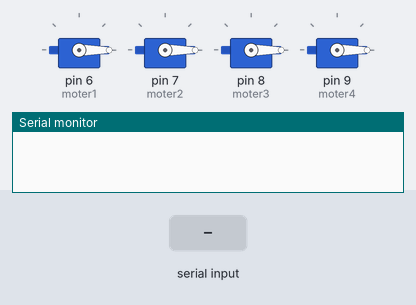
Bench run of a sketch on a simulated Arduino Uno, built with avr-gcc and run on an emulated ATmega328P. On the bench: 4 × servo, the last lines printed to the serial monitor. The test bench sets the inputs (shaded band).

Above: at 13.2 s.
13.3 s: "u" received over the second serial link
At 13.8 s:
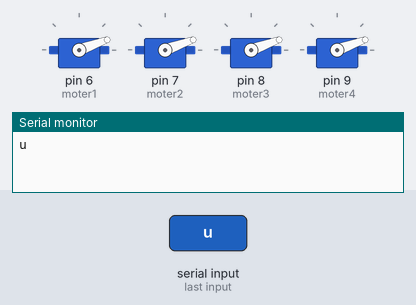
14.8 s: "u" received over the second serial link
At 16.0 s:
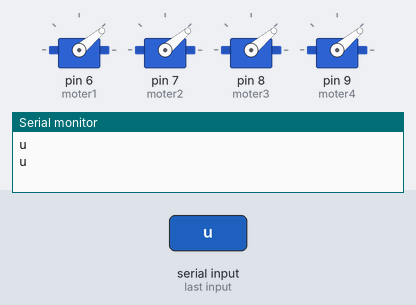
16.3 s: "d" received over the second serial link
At 17.2 s:
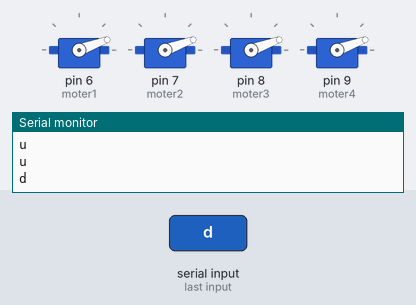
Timing chart, 0 to 19.3 s (numbered marks = the images above; inputs shaded):
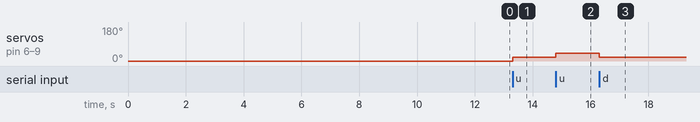

The sketch:

main.ino
```cpp
#include <Servo.h>
#include <Wire.h>
#include <SoftwareSerial.h>
SoftwareSerial HC06(10, 11);

#define DEBUG_LOG(data) Serial.println(data)
#define moter1 top_left_moter // 왼쪽 위 모터
#define moter2 below_left_moter // 왼쪽 아래 모터
#define moter3 top_right_moter // 오른쪽 위 모터
#define moter4 below_right_moter // 오른쪽 아래 모터
#define moter1_speed top_left_speed // 왼쪽 위 모터 속도
#define moter2_speed below_left_speed // 왼쪽 아래 모터 속도
#define moter3_speed top_right_speed // 오른쪽 위 모터 속도
#define moter4_speed below_right_speed // 오른쪽 아래 모터 속도
/*
* 블루투스에 읽을 수 있는 데이터가 있는지 확인
* returns 데이터가 있을 경우 1, 없을 경우 0을 반환
*/
#define Bluetooth_data_check HC06.available()
/*
* 블루투스에서 데이터를 읽어옴
* returns 블루투스에서 읽은 데이터를 반환
*/
#define Bluetooth_read HC06.read()

Servo top_left_moter;
Servo below_left_moter;
Servo top_right_moter;
Servo below_right_moter;
int top_left_speed = 0, below_left_speed = 0, top_right_speed = 0, below_right_speed = 0,input;

/**
 * 드론의 모터 초기 설정
*/
void init_moter() {
	moter1.attach(6, 1000, 2000); //  6번핀의 펄스 폭을 0.001ms ~ 0.002ms으로 제한
	moter1.write(moter1_speed); // 0으로 moter1의 속도 설정
	delay(3000); // 3초 지연

	moter2.attach(7, 1000, 2000); // 7번핀의 펄스 폭을 0.001ms ~ 0.002ms으로 제한
	moter2.write(moter2_speed); // 0으로 moter2의 속도 설정
	delay(3000); // 3초 지연

	moter3.attach(8, 1000, 2000); // 8번핀의 펄스 폭을 0.001ms ~ 0.002ms으로 제한
	moter3.write(moter3_speed); // 0으로 moter3의 속도 설정
	delay(3000); // 3초 지연

	moter4.attach(9, 1000, 2000); // 9번핀의 펄스 폭을 0.001ms ~ 0.002ms으로 제한
	moter4.write(moter4_speed); // 0으로 moter4의 속도 설정
	delay(3000); // 3초 지연
}
/*
 * z좌표의 위치를 증가시킴
*/
void z_up() {
	moter1_speed += 20;
	moter2_speed += 20;
	moter3_speed += 20;
	moter4_speed += 20;
	moter1.write(moter1_speed);
	moter2.write(moter2_speed);
	moter3.write(moter3_speed);
	moter4.write(moter4_speed);
}
/*
 * z좌표의 위치를 감소시킴
*/
void z_down() {
	moter1_speed -= 20;
	moter2_speed -= 20;
	moter3_speed -= 20;
	moter4_speed -= 20;
	moter1.write(moter1_speed);
	moter2.write(moter2_speed);
	moter3.write(moter3_speed);
	moter4.write(moter4_speed);
}
void setup() {
	Serial.begin(9600); // 디버깅을 하기위해 데이터 전송 속도를 9600으로 설정함
	HC06.begin(9600); // 블루투스 데이터 전송 속도를 9600으로 설정함
	init_moter(); // 드론 모터 초기 설정
}
void loop() {
	if (Bluetooth_data_check) {
		input = Bluetooth_read;
		if (input == 'u') {
			DEBUG_LOG('u');
			z_up();
		}
		else if (input == 'd') {
			DEBUG_LOG('d');
			z_down();
		}
	}
}
```

Measured:
- after the input at 13.3 s, servo on pin 6 (moter1), servo on pin 7 (moter2), servo on pin 8 (moter3), servo on pin 9 (moter4): 0° → 20° at once
- after the input at 14.8 s, servo on pin 6 (moter1), servo on pin 7 (moter2), servo on pin 8 (moter3), servo on pin 9 (moter4): 20° → 40° at once
- after the input at 16.3 s, servo on pin 6 (moter1), servo on pin 7 (moter2), servo on pin 8 (moter3), servo on pin 9 (moter4): 40° → 20° at once
